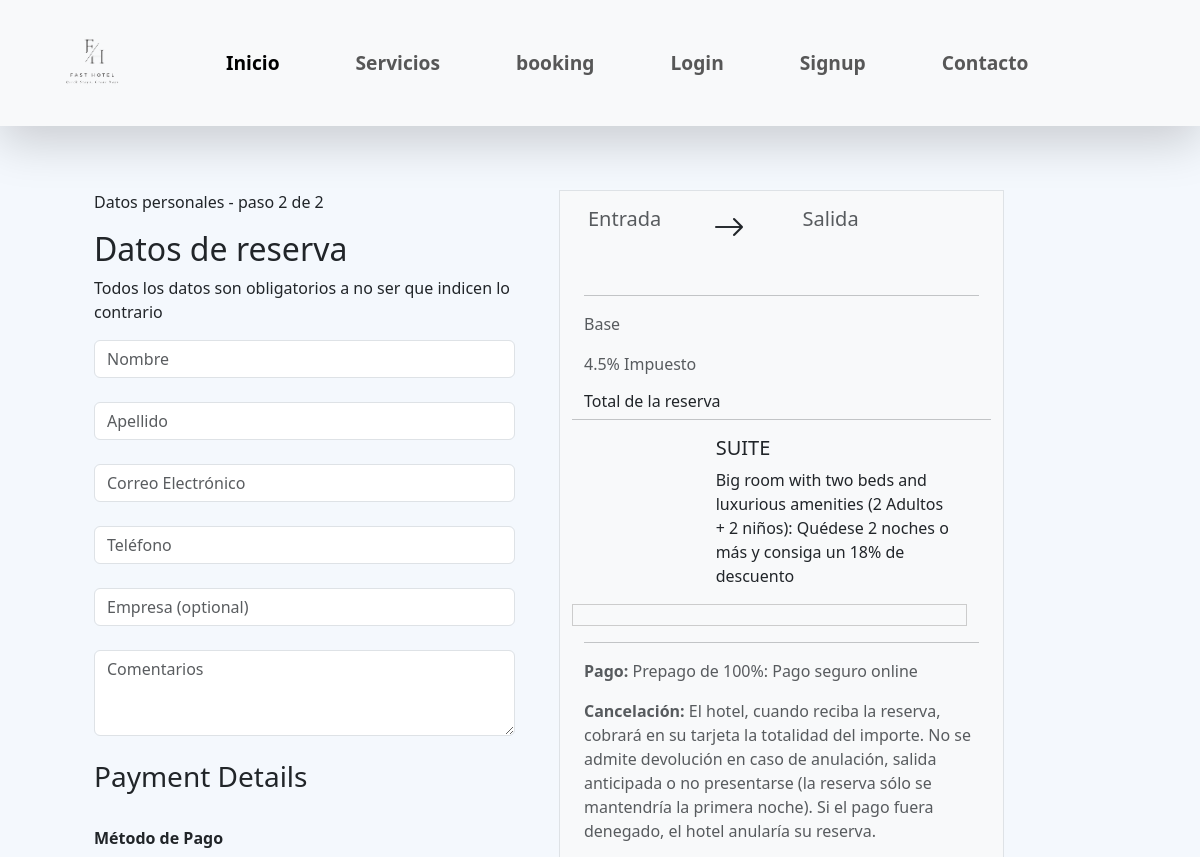
The app's page /index/payment/1/ (upper part), older data.
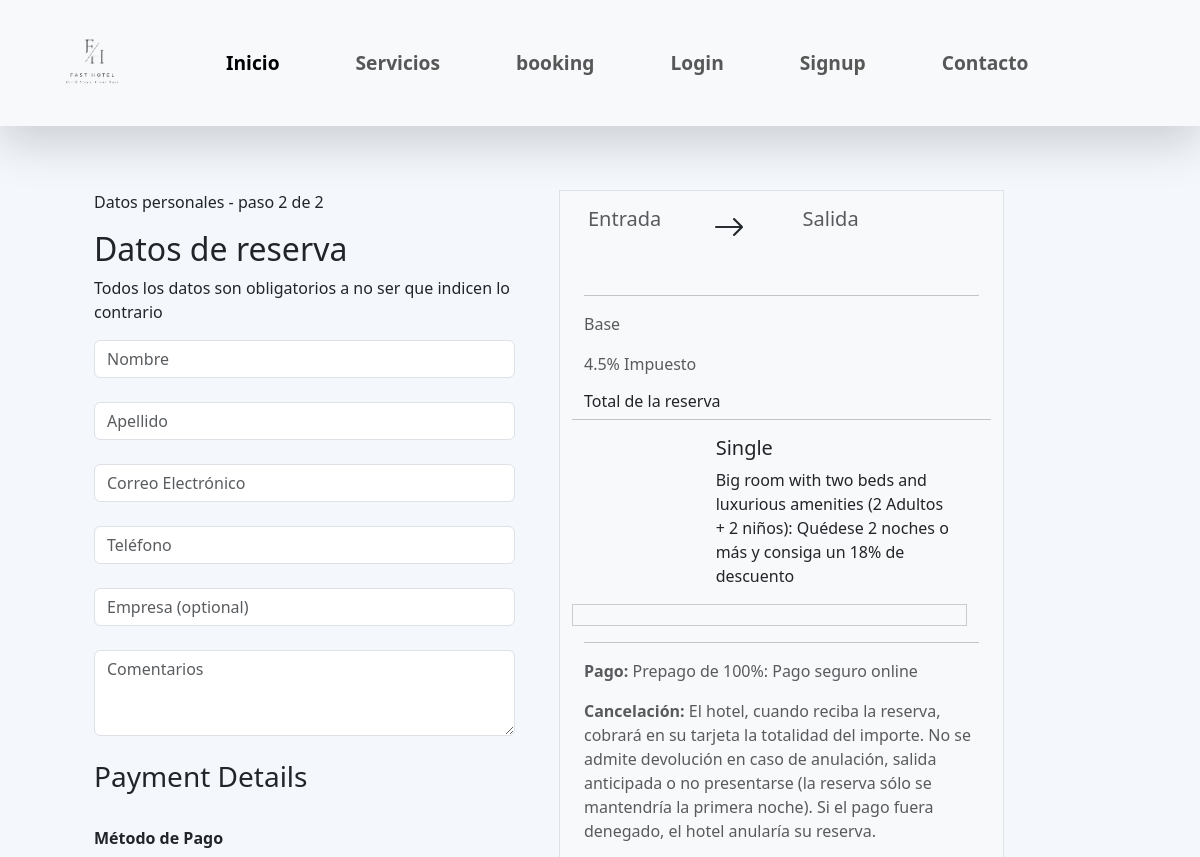
The same page, newer data.
### Hotel/models.py (models this page shows, shortened)
class Room(models.Model):
    ROOM_CATEGORIES = [
        ('Single', 'Single'),
        ('Suite', 'Suite'),
        ('Double', 'Double'),
    ]
    ESTADO = [
        ("Ocupado", "Ocupado"),
        ("Libre/Disponible", "Libre/Disponible"),
        ("Reservado", "Reservado"),
        ("Sucio/En Limpieza", "Sucio/En Limpieza"),
        ("En Mantenimiento/Reparaciones", "En Mantenimiento/Reparaciones"),
        ("Bloqueado", "Bloqueado"),
        ("Fuera de Servicio", "Fuera de Servicio"),
        ("Inhabitable/No disponible", "Inhabitable/No disponible")
    ]
    ROOM_DESCRIPTIONS = {
        'Single': 'Single room with one bed and a private bathroom',
        'Double': 'Double room with two beds and a private bathroom',
        'Suite': 'Suite with two rooms, an interconnecting door, and a private bathroom',
    }
    room_number = models.CharField(max_length=3)
    image = models.ImageField(upload_to='room_images/', blank=True, null=True)
    category = models.CharField(max_length=50, choices=ROOM_CATEGORIES)
    state = models.CharField(max_length=50, choices=ESTADO)
    rent = models.DecimalField(max_digits=10, decimal_places=2)
    adults = models.IntegerField(validators=[MaxValueValidator(3)])
    children = models.IntegerField(validators=[MaxValueValidator(3)])
    occupied = models.BooleanField(default=False)
    discapacity = models.BooleanField(default=False)
    wifi = models.BooleanField(default=False)
    television = models.BooleanField(default=False)
    phone = models.BooleanField(default=False)
    description = models.TextField(blank=True, default="")
    hotel = models.ForeignKey(Hotel, related_name='rooms', on_delete=models.CASCADE)
    num_toilets = models.IntegerField(default=0)
    num_beds = models.IntegerField(default=0)

### Hotel/views.py (the view)
# urls.py: path('payment/<int:room_id>/', payment, name='payment'),
def payment(request, room_id):
    room = get_object_or_404(Room, id=room_id)
    payment_methods = Metodo_pago.objects.all()
    context = {
        'room_id': room.id,
        'room_number': room.room_number,
        'image': room.image.url if room.image else None,
        'category': room.category,
        'state': room.state,
        'rent': room.rent,
        'adults': room.adults,
        'children': room.children,
        'occupied': room.occupied,
        'discapacity': room.discapacity,
        'wifi': room.wifi,
        'television': room.television,
        'phone': room.phone,
        'description': room.description,
        'hotel': room.hotel,
        'num_toilets': room.num_toilets,
        'num_beds': room.num_beds,
        'hotel': room.hotel,
        'payment_methods': payment_methods
    }
    return render(request, 'hotel/payment.html', context)

### Hotel/templates/hotel/payment.html (shortened to what this page needs)
{% extends 'base.html' %}
{% load static %}
{% block css %}
<link rel="stylesheet" type="text/css" href="{% static 'css/nav.css' %}">
{% endblock %}
{% block content %}
<div class="container p-5">
    <div class="row">
        <div class="col-lx-5 col-lg-5 m-3 col-md-12 col-sm-12 col-xs-12">
            <p>Datos personales - paso 2 de 2</p>
            <h2>Datos de reserva</h2>
            <p>Todos los datos son obligatorios a no ser que indicen lo contrario</p>
            <form action="{% url 'reservations' %}" method="post">
              <div class="form-group">
                  <input type="text" class="form-control" name="nombre" id="nombre" placeholder="Nombre" required>
              </div> </br>
              <div class="form-group">
                  <input type="text" class="form-control" name="apellido" id="apellido" placeholder="Apellido" required>
              </div> </br>
              <div class="form-group">
                  <input type="email" class="form-control" name="email" id="email" placeholder="Correo Electrónico" required>
              </div> </br>
              <div class="form-group">
                  <input type="tel" class="form-control" name="telefono" id="telefono" placeholder="Teléfono" required>
              </div> </br>
              <div class="form-group">
                  <input type="text" class="form-control" name="empresa" id="empresa" placeholder="Empresa (optional)">
              </div> </br>
              <div class="form-group">
                  <textarea class="form-control" name="comentarios" id="comentarios" rows="3" placeholder="Comentarios"></textarea>
              </div> </br>
              <div class="form-group">
                  <div class="panel panel-default credit-card-box">
                      <div class="panel-heading display-table">
                          <div class="row display-tr">
                              <h3 class="panel-title display-td">Payment Details</h3>
                          </div>
                      </div>  <br>
                      <div class="panel-body">
                          <div class="row">
                              <div class="col-xs-12">
                                <div class="form-group">
                                  <label for="payment_method">Método de Pago</label>
                              </div> <br>
                              </div>
                          </div> <br>
                            <br>
                      </div>
                  </div>
              </div> </br>
          </form>
        </div>
        <div class="col-lx-5 col-lg-5 m-3 col-md-12 col-sm-12 col-xs-12 m-3 border bg-light">
            <div class="container">
                <div class="row">
                    <div class="col-4 p-3">
                        <h5 class="text-muted">Entrada</h5>
                    </div>
                    <div class="col-1 d-flex justify-content-center align-items-center space">
                        <i class="bi bi-arrow-right fs-2"></i>
                    </div>
                    <div class="col-4 p-3">
                        <h5 class="text-muted">Salida</h5>
                    </div>
                </div>
                <div class="row">
                </div>
                <hr>
                <div class="row">
                  <div class="col-6">
                      <p class="text-muted">Base</p>
                      <p class="text-muted">4.5% Impuesto</p>
                      <h6>Total de la reserva</h6>
                  </div>
                  <div class="col-6">
                  </div>
                  <br>
                  <hr>
                  <div class="row">
                      <div class="col-lx-4 col-lg-4 col-md-12 col-sm-12 col-xs-12">
                      </div>
                      <div class="col-lx-8 col-lg-8 col-md-12 col-sm-12 col-xs-12">
                          <h5>{{category}}</h5>
                          <p>{{description}} (2 Adultos + 2 niños): Quédese 2 noches o más y consiga un 18% de
                              descuento</p>
                      </div>
                      <br>
                      <div class="scroll-box" id="datePriceBox">
                      </div>
                  </div>
              </div>
              <hr>
              <div class="row">
                  <div class="col-12 other-information">
                      <p class="text-muted text-sm"> <strong>Pago:</strong> Prepago de 100%: Pago seguro online</p>
                      <p class="text-muted text-md"> <strong>Cancelación:</strong> El hotel, cuando reciba la
                          reserva, cobrará en su tarjeta la totalidad del importe. No se admite devolución en caso de
                          anulación, salida anticipada o no presentarse (la reserva sólo se mantendría la primera
                          noche). Si el pago fuera denegado, el hotel anularía su reserva.</p>
                  </div>
              </div>
          </div>
      </div>
  </div>
</div>
{% endblock %}

### Hotel/templates/base.html (shortened to what this page needs)
{% load static %}
<!doctype html>
<html lang="en">
<head>
    <link href="https://cdn.jsdelivr.net/npm/bootstrap@5.3.2/dist/css/bootstrap.min.css" rel="stylesheet"
>
    <link rel="stylesheet" href="https://cdn.jsdelivr.net/npm/bootstrap-icons@1.11.3/font/bootstrap-icons.min.css">
    <link rel="stylesheet" href="https://cdnjs.cloudflare.com/ajax/libs/font-awesome/5.15.4/css/all.min.css">
    <link rel="stylesheet" href="{% static 'css/nav.css' %}">
    <link rel="stylesheet" href="{% static 'css/footer.css' %}">
    {% block css %}{% endblock %}
</head>
<body>
    <header>
        <nav class="navbar navbar-expand-lg navbar-light bg-light shadow-lg">
            <div class="container-fluid ">
                <a class="navbar-brand slight-margin_left" href="#">
                    <img src="{% static 'img/logo/m.png' %}" width="100" height="100" alt="" >
                </a>
                <div class="collapse navbar-collapse justify-content-center" id="navbarSupportedContent">
                    <ul class="navbar-nav my-3">
                        <li class="nav-item ">
                            <a class="nav-link active" aria-current="page" href="{% url 'index' %}"> Inicio</a>
                        </li>
                        <li class="nav-item">
                            <a class="nav-link" href="{% url 'services' %}">Servicios</a>
                        </li>
                        <li class="nav-item">
                            <a class="nav-link" href="{% url 'booking_step' %}">booking</a>
                        </li>
                        {% if user.is_authenticated %}
                            <li class="nav-item">
                                <a class="nav-link" href="{% url 'reservations' %}"> Reservas</a>
                            </li>
                            <li class="nav-item">
                                <a class="nav-link" href="{% url 'logout' %}"> Logout</a>
                            </li>
                        {% else %}
                            <li class="nav-item">
                                <a class="nav-link" href="{% url 'login' %}"> Login</a>
                            </li>
                            <li class="nav-item">
                                <a class="nav-link" href="{% url 'signup' %}"> Signup</a>
                            </li>
                        {% endif %}
                        <li class="nav-item">
                            <a class="nav-link" href="{% url 'form' %}"> Contacto</a>
                        </li>
                    </ul>
                </div>
            </div>
        </nav>
    </header>
    {% block content %}
    {% endblock %}
</body>
</html>

### Hotel/static/css/nav.css (style rules this page uses)
nav ul { margin-right: 180px; }
nav li { margin-left: 60px; }
.slight-margin_left { margin-left: 30px; }
.navbar { font-weight: 700; font-size: larger; }

### Hotel/templates/hotel/payment.html (style rules this page uses)
.form-group label { margin-bottom: 10px; font-weight: 600; }
.space { margin-right: 40px; }
#datePriceBox { max-height: 200px; overflow-y: auto; border: 1px solid #ccc; padding: 10px; }
body { background-color: rgb(244, 248, 253); }

Row changes from the older to the newer data that the page shows:
changed Room "Big room with two beds and luxurious amenities": category "SUITE" → "Single"
